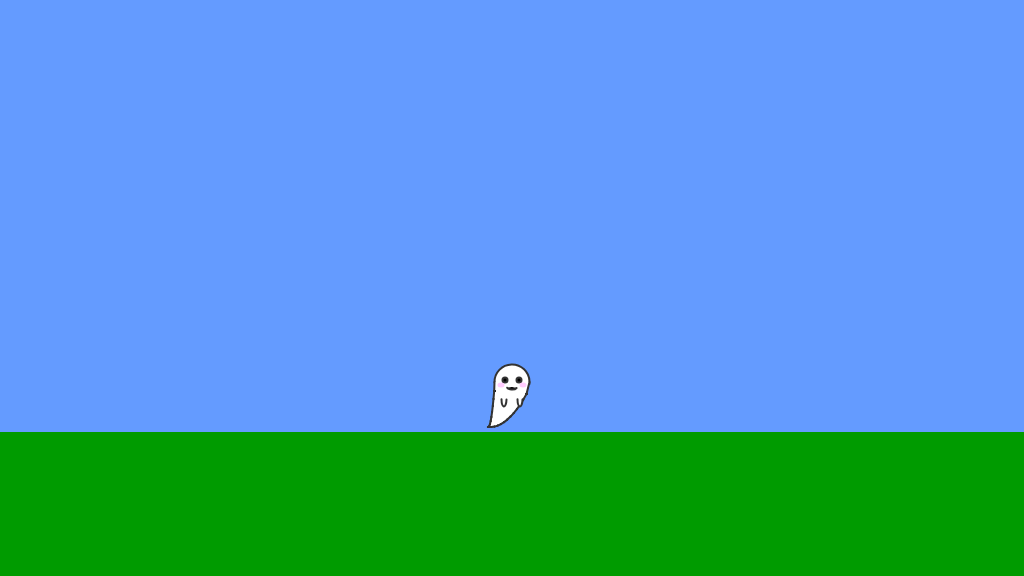
Frame 1 (no input)
Frame 60 (no input): identical to frame 1, image omitted
Frame 120 (the mouse pressed at the canvas centre since frame 60): identical to frame 1, image omitted

The p5.js sketch that drew this single still picture (run headless with seeded random() and noise() and a simulated clock; from frame 60 on, the mouse is pressed at the canvas centre):

// p5.js sketch
// ── sketch.js
/*

The Game Project

Week 3

Game interaction

*/


let gameChar_x;
let gameChar_y;

let floorPos_y;

let isLeft;
let isRight;
let isFalling;
let isPlummeting;
let isJumping;
let ground;

function setup()
{
	createCanvas(1024, 576);
	floorPos_y = height * 3/4;
	gameChar_x = width/2;
	gameChar_y = floorPos_y - 50;

	isLeft = false;
	isRight = false;
	isFalling = false;
	isPlummeting = false;
	isJumping = false;
	ground = gameChar_y;
}

function draw()
{
	///////////DRAWING CODE//////////

	drawBackground()

	// TODO: draw the canyon


	// draw the game character
	if(isLeft && isFalling)
	{
		jump_Left();
		gameChar_x = gameChar_x - 3;
	}
	else if(isRight && isFalling)
	{
		jump_Right();
		gameChar_x = gameChar_x + 3;
	}
	else if(isLeft)
	{
		walking_Left();
		gameChar_x = gameChar_x - 3;
	}
	else if(isRight)
	{
		walking_Right()
		gameChar_x = gameChar_x + 3;
	}
	else if((isFalling || isPlummeting || isJumping))
	{
		Jump_Facing_Forwards();
	}
	else if (!isFalling  && (gameChar_y === ground))
	{
		drawFrontFacingChar();
	}
	///////////INTERACTION CODE//////////
	//Put conditional statements to move the game character below here
	if((gameChar_y > ground - 100) && isJumping)
		gameChar_y = gameChar_y - 2;
	if(gameChar_y === ground - 100){
		isJumping = false
		isFalling = true
	}
	if((gameChar_y < ground) && isFalling)
	{
		gameChar_y = gameChar_y + 1;
	}
	if(gameChar_y === ground){
		isFalling = false
	}

}


function keyPressed()
{
	if (keyCode === LEFT_ARROW)
	{
		isLeft = true;
	}
	else if(keyCode === RIGHT_ARROW)
	{
		isRight = true;
	}
	else if(keyCode === UP_ARROW)
	{
		if(gameChar_y === ground){
			isJumping = true;
			// gameChar_y = gameChar_y - 100;
			// isFalling = true;
		}
	}

	//open up the console to see how these work
	console.log("keyPressed: " + key);
	console.log("keyPressed: " + keyCode);
}

function keyReleased()
{
	// if statements to control the animation of the character when
	// keys are released.
	if (keyCode === LEFT_ARROW)
	{
		isLeft = false;
	}
	else if(keyCode === RIGHT_ARROW)
	{
		isRight = false;
	}

	//open up the console to see how these work
	console.log("keyPressed: " + key);
	console.log("keyPressed: " + keyCode);

	console.log("keyReleased: " + key);
	console.log("keyReleased: " + keyCode);
}

function drawFrontFacingChar()
{
	fill(255, 255, 255);
	strokeWeight(2);
	stroke(51);
	arc(gameChar_x, gameChar_y, 35, 35, 84.8, 119.5);

	//Body Couture
	x = gameChar_x - 24;
	y = gameChar_y + 45;

	x2 = gameChar_x - 24;
	y2 = gameChar_y + 45;
	//color of body
	noStroke();
	beginShape();
	xLimit = x + 45;
	yLimit = y - 31;
	for(var i = 0; i < 38; i++) {
		vertex(x, y);
		//var startX = x;
		//var startY = y;
		if(x <= xLimit && y >= yLimit){
			x = x + 3.2; // 66
			y = y - i/2; // we need final 97
		}
		var endX = x;
		var endY = y;
		vertex(endX, endY);
	}

	for(var i = 0; i < 38; i++) {
		vertex(x2, y2);
		//var startX2 = x2;
		//var startY2 = y2;
		if(x2 <= xLimit && y2 >= yLimit){
			x2 = x2 + 0.7; // 66
			y2 = y2 - i; // we need final 97
		}
		var endX2 = x2;
		var endY2 = y2;
		vertex(endX2, endY2);
	}
	vertex(gameChar_x - 17.5, gameChar_y);
	vertex(gameChar_x + 17.5, gameChar_y);
	vertex(endX, endY);
	endShape(CLOSE);

	//stroke of body
	x = gameChar_x - 24 + 0.1;
	y = gameChar_y + 45 + 0.1;

	x2 = gameChar_x - 24 - 0.1;
	y2 = gameChar_y + 45 - 0.1;
	strokeWeight(2);
	stroke(51);
	for(var i = 0; i < 38; i++) {
		point(x2, y2);
		var startX2 = x2;
		var startY2 = y2;
		if(x2 <= xLimit && y2 >= yLimit){
			x2 = x2 + 0.7; // 66
			y2 = y2 - i; // we need final 97
		}
		var endX2 = x2;
		var endY2 = y2;
		line(startX2, startY2, endX2, endY2);
	}
	line(gameChar_x - 17.5, gameChar_y, endX2, endY2);

	for(var i = 0; i < 38; i++) {
		point(x, y);
		var startX = x;
		var startY = y;
		if(x <= xLimit && y >= yLimit){
			x = x + 3.2; // 66
			y = y - i/2; // we need final 97
		}
		var endX = x;
		var endY = y;
		line(startX, startY, endX, endY);
	}
	line(gameChar_x + 17.5, gameChar_y, endX, endY);

	//eyes
	strokeWeight(2);
	stroke(51);
	fill(0, 0, 0);
	ellipse(gameChar_x - 7, gameChar_y - 2, 5, 5);
	ellipse(gameChar_x + 7, gameChar_y - 2, 5, 5);

	//mouse
	arc(gameChar_x, gameChar_y + 5, 10, 5, 6.5, 3);

	//hands
	fill(255, 255, 255);
	arc(gameChar_x - 8, gameChar_y + 17, 5, 15, 6.5, 3);
	arc(gameChar_x + 8, gameChar_y + 17, 5, 15, 6.5, 3);

	//blush
	noStroke();
	fill(255, 204, 255);
	ellipse(gameChar_x - 11, gameChar_y + 3, 7, 5);
	ellipse(gameChar_x + 11, gameChar_y + 3, 7, 5);
}

function Jump_Facing_Forwards()
{
	//gameChar_x = 245;
	//gameChar_y = 137;
	//Add your code here ...
	strokeWeight(2);
	stroke(51);
	//head
	fill(255);
	arc(gameChar_x, gameChar_y, 35, 35, 84.8, 119.5);
	//COLOR
	noStroke();
	beginShape();
	xJumpFront = gameChar_x;
	yJumpFront = gameChar_y + 40;
	for(var i = 0; i < 50; i++)
	{
		vertex(xJumpFront, yJumpFront);
		var startX3 = xJumpFront;
		var startY3 = yJumpFront;
		if(xJumpFront <= (gameChar_x + 155) && yJumpFront >= (gameChar_y + 10)){
			xJumpFront = xJumpFront + 2;
			yJumpFront = yJumpFront - i;
		}
		var endX3 = xJumpFront;
		var endY3 = yJumpFront;
		vertex(endX3, endY3);
	}
	vertex(gameChar_x + 17.5, gameChar_y);
	vertex(gameChar_x, gameChar_y);

	xJumpFront2 = gameChar_x;
	yJumpFront2 = gameChar_y + 40;
	for(var i = 0; i < 50; i++)
	{
		vertex(xJumpFront2, yJumpFront2);
		var startX4 = xJumpFront2;
		var startY4 = yJumpFront2;
		if(xJumpFront <= (gameChar_x + 155) && yJumpFront2 >= (gameChar_y + 5)){
			xJumpFront2 = xJumpFront2 - 2;
			yJumpFront2 = yJumpFront2 - i;
		}
		var endX4 = xJumpFront2;
		var endY4 = yJumpFront2;
		vertex(endX4, endY4);
	}
	vertex(gameChar_x - 17.5, gameChar_y);
	vertex(gameChar_x, gameChar_y);
	endShape();
	//body conture
	strokeWeight(2);
	stroke(51);
	xJumpFront = gameChar_x;
	yJumpFront = gameChar_y + 40;
	for(var i = 0; i < 50; i++)
	{
		point(xJumpFront, yJumpFront);
		var startX3 = xJumpFront;
		var startY3 = yJumpFront;
		if(xJumpFront <= (gameChar_x + 155) && yJumpFront >= (gameChar_y + 10)){
			xJumpFront = xJumpFront + 2;
			yJumpFront = yJumpFront - i;
		}
		var endX3 = xJumpFront;
		var endY3 = yJumpFront;
		line(startX3, startY3, endX3, endY3);
	}
	line(gameChar_x + 17.5, gameChar_y, endX3, endY3);

	xJumpFront2 = gameChar_x;
	yJumpFront2 = gameChar_y + 40;
	for(var i = 0; i < 50; i++)
	{
		point(xJumpFront2, yJumpFront2);
		var startX4 = xJumpFront2;
		var startY4 = yJumpFront2;
		if(xJumpFront <= (gameChar_x + 155) && yJumpFront2 >= (gameChar_y + 5)){
			xJumpFront2 = xJumpFront2 - 2;
			yJumpFront2 = yJumpFront2 - i;
		}
		var endX4 = xJumpFront2;
		var endY4 = yJumpFront2;
		line(startX4, startY4, endX4, endY4);
	}
	line(gameChar_x - 17.5, gameChar_y, endX4, endY4);

	//eys
	line(gameChar_x - 11, gameChar_y + 2, gameChar_x - 6, gameChar_y - 5);
	line(gameChar_x - 1, gameChar_y + 2, gameChar_x - 6, gameChar_y - 5);

	line(gameChar_x + 1, gameChar_y + 2, gameChar_x + 6, gameChar_y - 5);
	line(gameChar_x + 11, gameChar_y + 2, gameChar_x + 6, gameChar_y - 5);

	//mouse
	fill(0,0,0);
	ellipse(gameChar_x, gameChar_y + 10, 6, 6);

	//hands
	noFill();
	arc(gameChar_x - 10, gameChar_y + 20, 5, 15, 1, 1);
	arc(gameChar_x + 10, gameChar_y + 20, 5, 15, 1, 1);

	//blush
	noStroke();
	fill(255, 204, 255);
	ellipse(gameChar_x - 14, gameChar_y + 5, 7, 5);
	ellipse(gameChar_x + 14, gameChar_y + 5, 7, 5);
}

function walking_Left()
{
	//Add your code here ...
	fill(255, 255, 255);
	strokeWeight(2);
	stroke(51);
	arc(gameChar_x, gameChar_y, 35, 35, 84.8, 119.5);
	noStroke();
	beginShape();

	//COLOR
	x = gameChar_x + 19;
	y = gameChar_y + 48;
	for(var i = 0; i < 38; i++) {
		vertex(x, y);
		var startX = x;
		var startY = y;
		if(x <= (gameChar_x + 226) && y >= (gameChar_y + 5)){
			x = x - 3.6; // 66
			y = y - i; // we need final 97
		}
		var endX = x;
		var endY = y;
		vertex(endX, endY);
	}
	vertex(gameChar_x - 17.5, gameChar_y);

	x2 = gameChar_x + 19;
	y2 = gameChar_y + 48;
	for(var i = 0; i < 38; i++) {
		vertex(x2, y2);
		var startX2 = x2;
		var startY2 = y2;
		if(x2 <= (gameChar_x+ 19) && y2 >= (gameChar_y + 12)){
			x2 = x2 - 0.1; // 66
			y2 = y2 - i; // we need final 97
		}
		var endX2 = x2;
		var endY2 = y2;
		vertex(endX2, endY2);
	}
	vertex(gameChar_x + 17.5, gameChar_y);
	vertex(gameChar_x, gameChar_y);
	vertex(gameChar_x - 17.5, gameChar_y);
	endShape();
	//Body Couture
	strokeWeight(2);
	stroke(51);
	x = gameChar_x + 19;
	y = gameChar_y + 48;
	for(var i = 0; i < 38; i++) {
		point(x, y);
		var startX = x;
		var startY = y;
		if(x <= (gameChar_x + 226) && y >= (gameChar_y + 5)){
			x = x - 3.6; // 66
			y = y - i; // we need final 97
		}
		var endX = x;
		var endY = y;
		line(startX, startY, endX, endY);
	}
	line(gameChar_x - 17.5, gameChar_y, endX, endY);

	x2 = gameChar_x + 19;
	y2 = gameChar_y + 48;
	for(var i = 0; i < 38; i++) {
		point(x2, y2);
		var startX2 = x2;
		var startY2 = y2;
		if(x2 <= (gameChar_x+ 19) && y2 >= (gameChar_y + 12)){
			x2 = x2 - 0.1; // 66
			y2 = y2 - i; // we need final 97
		}
		var endX2 = x2;
		var endY2 = y2;
		line(startX2, startY2, endX2, endY2);
	}
	line(gameChar_x + 17.5, gameChar_y, endX2, endY2);

	//eye
	fill(0);
	ellipse(gameChar_x - 7, gameChar_y, 4, 8);

	//mouth
	fill(0);
	arc(gameChar_x - 9, gameChar_y + 14, 10, 5, 4, 8);

	//hand
	noFill();
	ellipse(gameChar_x + 8, gameChar_y + 13, 5, 15);

	//blush
	noStroke();
	fill(255, 204, 255);
	ellipse(gameChar_x - 2, gameChar_y + 8, 8, 5);
}

function  walking_Right()
{
	//Add your code here ...
	strokeWeight(2);
	stroke(51);
	fill(255);
	arc(gameChar_x, gameChar_y, 35, 35, 84.8, 119.5);
	noStroke();
	//Color
	beginShape();
	x = gameChar_x - 24;
	y = gameChar_y + 45;
	for(var i = 0; i < 38; i++) {
		vertex(x, y);
		var startX = x;
		var startY = y;
		if(x <= (gameChar_x + 21) && y >= (gameChar_y + 14)){
			x = x + 3.2; // 66
			y = y - i/2; // we need final 97
		}
		var endX = x;
		var endY = y;
		vertex(endX, endY);
	}
	vertex(gameChar_x + 17.5, gameChar_y);

	x2 = gameChar_x - 24;
	y2 = gameChar_y + 45;
	for(var i = 0; i < 38; i++) {
		vertex(x2, y2);
		var startX2 = x2;
		var startY2 = y2;
		if(x2 <= (gameChar_x + 21) && y2 >= (gameChar_y + 14)){
			x2 = x2 + 0.7; // 66
			y2 = y2 - i; // we need final 97
		}
		var endX2 = x2;
		var endY2 = y2;
		vertex(endX2, endY2);
	}
	vertex(gameChar_x - 17.5, gameChar_y);
	vertex(gameChar_x + 17.5, gameChar_y);
	endShape();
	strokeWeight(2);
	stroke(51);
	//Body Couture
	x = gameChar_x - 24;
	y = gameChar_y + 45;
	for(var i = 0; i < 38; i++) {
		point(x, y);
		var startX = x;
		var startY = y;
		if(x <= (gameChar_x + 21) && y >= (gameChar_y + 14)){
			x = x + 3.2; // 66
			y = y - i/2; // we need final 97
		}
		var endX = x;
		var endY = y;
		line(startX, startY, endX, endY);
	}
	line(gameChar_x + 17.5, gameChar_y, endX, endY);

	x2 = gameChar_x - 24;
	y2 = gameChar_y + 45;
	for(var i = 0; i < 38; i++) {
		point(x2, y2);
		var startX2 = x2;
		var startY2 = y2;
		if(x2 <= (gameChar_x + 21) && y2 >= (gameChar_y + 14)){
			x2 = x2 + 0.7; // 66
			y2 = y2 - i; // we need final 97
		}
		var endX2 = x2;
		var endY2 = y2;
		line(startX2, startY2, endX2, endY2);
	}
	line(gameChar_x - 17.5, gameChar_y, endX2, endY2);

	//eye
	fill(0);
	ellipse(gameChar_x + 5, gameChar_y, 4, 8);

	//mouth
	fill(0);
	//ellipse(255, 303, 6, 4);
	arc(gameChar_x + 11, gameChar_y + 13, 10, 5, 7, 3);


	//hand
	noFill();
	ellipse(gameChar_x - 10, gameChar_y + 13, 5, 15);

	//blush
	noStroke();
	fill(255, 204, 255);
	ellipse(gameChar_x + 5, gameChar_y + 8, 7, 5);
}

function jump_Right()
{

	//Add your code here ...

	strokeWeight(2);
	stroke(51);
	fill(255);
	arc(gameChar_x, gameChar_y, 35, 35, 84.8, 119.5);
	//Color
	noStroke();
	beginShape();
	x = gameChar_x - 24;
	y = gameChar_y + 45;
	for(var i = 0; i < 38; i++) {
		vertex(x, y);
		var startX = x;
		var startY = y;
		if(x <= (gameChar_x + 20) && y >= (gameChar_y + 15)){
			x = x + 3.2; // 66
			y = y - i/2; // we need final 97
		}
		var endX = x;
		var endY = y;
		vertex(endX, endY);
	}
	vertex(gameChar_x + 17.5, gameChar_y);

	x2 = gameChar_x - 24;
	y2 = gameChar_y + 45;
	for(var i = 0; i < 38; i++) {
		vertex(x2, y2);
		var startX2 = x2;
		var startY2 = y2;
		if(x2 <= (gameChar_x + 20) && y2 >= (gameChar_y + 15)){
			x2 = x2 + 0.7; // 66
			y2 = y2 - i; // we need final 97
		}
		var endX2 = x2;
		var endY2 = y2;
		vertex(endX2, endY2);
	}
	vertex(gameChar_x - 17.5, gameChar_y);
	vertex(gameChar_x + 17.5, gameChar_y);
	endShape();
	//Body Couture
	strokeWeight(2);
	stroke(51);
	x = gameChar_x - 24;
	y = gameChar_y + 45;
	for(var i = 0; i < 38; i++) {
		point(x, y);
		var startX = x;
		var startY = y;
		if(x <= (gameChar_x + 20) && y >= (gameChar_y + 15)){
			x = x + 3.2; // 66
			y = y - i/2; // we need final 97
		}
		var endX = x;
		var endY = y;
		line(startX, startY, endX, endY);
	}
	line(gameChar_x + 17.5, gameChar_y, endX, endY);

	x2 = gameChar_x - 24;
	y2 = gameChar_y + 45;
	for(var i = 0; i < 38; i++) {
		point(x2, y2);
		var startX2 = x2;
		var startY2 = y2;
		if(x2 <= (gameChar_x + 20) && y2 >= (gameChar_y + 15)){
			x2 = x2 + 0.7; // 66
			y2 = y2 - i; // we need final 97
		}
		var endX2 = x2;
		var endY2 = y2;
		line(startX2, startY2, endX2, endY2);
	}
	line(gameChar_x - 17.5, gameChar_y, endX2, endY2);

	//eys
	line(gameChar_x - 3, gameChar_y - 3, gameChar_x + 2, gameChar_y - 10);
	line(gameChar_x + 7, gameChar_y -3, gameChar_x + 2, gameChar_y - 10);

	//mouse
	fill(0,0,0);
	ellipse(gameChar_x + 8, gameChar_y + 8, 6, 9);

	//hand
	noFill();
	arc(gameChar_x - 10, gameChar_y + 18, 5, 15, 2, 1);

	//blush
	noStroke();
	fill(255, 204, 255);
	ellipse(gameChar_x - 5, gameChar_y + 3, 7, 5);
}

function jump_Left()
{
	//Add your code here ...
	strokeWeight(2);
	stroke(51);
	fill(255);
	arc(gameChar_x, gameChar_y, 35, 35, 84.8, 119.5);
	//Color
	noStroke();
	beginShape();

	x = gameChar_x + 19;
	y = gameChar_y + 48;
	for(var i = 0; i < 38; i++) {
		vertex(x, y);
		var startX = x;
		var startY = y;
		if(x <= (gameChar_x + 26) && y >= (gameChar_y + 5)){
			x = x - 3.6; // 66
			y = y - i; // we need final 97
		}
		var endX = x;
		var endY = y;
		vertex(endX, endY);
	}
	vertex(gameChar_x - 17.5, gameChar_y);

	x2 = gameChar_x + 19;
	y2 = gameChar_y + 48;
	for(var i = 0; i < 38; i++) {
		vertex(x2, y2);
		var startX2 = x2;
		var startY2 = y2;
		if(x2 <= (gameChar_x + 26) && y2 >= (gameChar_y + 12)){
			x2 = x2 - 0.1; // 66
			y2 = y2 - i; // we need final 97
		}
		var endX2 = x2;
		var endY2 = y2;
		vertex(endX2, endY2);
	}
	vertex(gameChar_x + 17.5, gameChar_y);
	vertex(gameChar_x - 17.5, gameChar_y);
	endShape();
	//Body Couture
	strokeWeight(2);
	stroke(51);
	noFill();
	x = gameChar_x + 19;
	y = gameChar_y + 48;
	for(var i = 0; i < 38; i++) {
		point(x, y);
		var startX = x;
		var startY = y;
		if(x <= (gameChar_x + 26) && y >= (gameChar_y + 5)){
			x = x - 3.6; // 66
			y = y - i; // we need final 97
		}
		var endX = x;
		var endY = y;
		line(startX, startY, endX, endY);
	}
	line(gameChar_x - 17.5, gameChar_y, endX, endY);

	x2 = gameChar_x + 19;
	y2 = gameChar_y + 48;
	for(var i = 0; i < 38; i++) {
		point(x2, y2);
		var startX2 = x2;
		var startY2 = y2;
		if(x2 <= (gameChar_x + 26) && y2 >= (gameChar_y + 12)){
			x2 = x2 - 0.1; // 66
			y2 = y2 - i; // we need final 97
		}
		var endX2 = x2;
		var endY2 = y2;
		line(startX2, startY2, endX2, endY2);
	}
	line(gameChar_x + 17.5, gameChar_y, endX2, endY2);

	//eys
	line(gameChar_x - 10, gameChar_y, gameChar_x - 5, gameChar_y - 7);
	line(gameChar_x, gameChar_y, gameChar_x - 5, gameChar_y - 7);

	//mouse
	fill(0,0,0);
	ellipse(gameChar_x - 7, gameChar_y + 15, 6, 9);

	//hand
	noFill();
	arc(gameChar_x + 5, gameChar_y + 20, 5, 15, 2, 1);

	//blush
	noStroke();
	fill(255, 204, 255);
	ellipse(gameChar_x, gameChar_y + 8, 7, 5);
}

const drawBackground = () => {
	background(100,155,255);
	noStroke();
	fill(0,155,0);
	rect(0, floorPos_y, width, height - floorPos_y);
}
